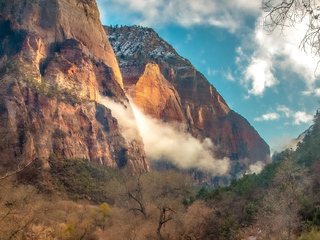
#> input picture src/1_inputs/image02.jpg, 320 x 240 px, found by its file name
$ jupyter execute --allow-errors TP1.ipynb
#> lines starting #> are read from the running program, lines starting #| are printed output that depends on the picture
[cell 1]
#############################################################
# Compress Algorithm:                                       #
#       Color Space Conversion                              #
#       Subsampling (Chrominance)                           #
#       Level Offset (Luminance)                            #
#       For each color layer:                               #
#           Pad layer to 8n * 8n                            #
#           8*8 Slicing                                     #
#           For each slicing:                               #
#               DCT                                         #
#               Quantization (Luminance and Chrominance)    #
#               Entropy Coder (Luminance and Chrominance)   #
#       Write Header                                        #
#############################################################

[cell 2]
import os
import cv2
import time
import math
import pickle
import itertools
import collections
import numpy as np
from bidict import bidict
from scipy.fftpack import dct, idct
from matplotlib import pyplot as plt
from bitarray import bitarray as _bitarray, bits2bytes

[cell 3]
class bitarray(_bitarray):
    def __hash__(self):
        return self.tobytes().__hash__()

[cell 4]
EOB = (0, 0)
ZRL = (15, 0)

AC, DC = 'AC', 'DC'
R, G, B = 'r', 'g', 'b'
Y, CB, CR = 'y', 'cb', 'cr'

LUMINANCE = frozenset({Y})
CHROMINANCE = frozenset({CB, CR})

## utils.py

[cell 5]
# [6 lines left out: function psnr, not called in this run]

[cell 6]
# [19 lines left out: function show_raw_images, not called in this run]

[cell 7]
def rgb2ycbcr(r, g, b):  # pylint: disable=invalid-name
    """Convert RGB to YCbCr.

    The range of R, G, B should be [0, 255]. The range of Y, Cb, Cr is [0, 255],
    [-128, 127], [-128, 127] respectively.

    Arguments:
        r {np.ndarray} -- Red Layer.
        g {np.ndarray} -- Green Layer.
        b {np.ndarray} -- Blue Layer.

    Returns:
        OrderDict -- An ordered dictionary containing Y, Cb, Cr layers.
    """

    return collections.OrderedDict((
        (Y, + 0.299 * r + 0.587 * g + 0.114 * b),
        (CB, - 0.168736 * r - 0.331264 * g + 0.5 * b),
        (CR, + 0.5 * r - 0.418688 * g - 0.081312 * b)
    ))

[cell 8]
# [20 lines left out: function ycbcr2rgb, not called in this run]

[cell 9]
def downsample(arr, mode):
    """Downsample an 2D array.

    Arguments:
        arr {2d numpy array} -- The target array.
        mode {1 or 2 or 4} -- Downsample ratio (4:mode).

    Returns:
        2d numpy array -- Downsampled array.
    """
    if mode not in [1, 2, 4]:
        raise ValueError(f'Mode ({mode}) must be 1, 2 or 4.')

    if mode == 4:
        return arr
    return arr[::3 - mode, ::2]

[cell 10]
# [16 lines left out: function upsample, not called in this run]

[cell 11]
def block_slice(arr, nrows, ncols):
    """
    Return an array of shape (n, nrows, ncols) where
    n * nrows * ncols = arr.size

    If arr is a 2D array, the returned array should look like n subblocks with
    each subblock preserving the "physical" layout of arr.

    `reshape` will raise a `ValueError` if `nrows` or `ncols` doesn't evenly
    divide the shape.
    """
    h, _ = arr.shape
    return (arr.reshape(h // nrows, nrows, -1, ncols).swapaxes(1, 2).reshape(-1, nrows, ncols))

[cell 12]
# [21 lines left out: function block_combine, not called in this run]

[cell 13]
def dct2d(arr):
    return dct(dct(arr, norm='ortho', axis=0), norm='ortho', axis=1)

[cell 14]
def idct2d(arr):
    return idct(idct(arr, norm='ortho', axis=0), norm='ortho', axis=1)

[cell 15]
LUMINANCE_QUANTIZATION_TABLE = np.array([
    [16, 11, 10, 16, 24, 40, 51, 61],
    [12, 12, 14, 19, 26, 58, 60, 55],
    [14, 13, 16, 24, 40, 57, 69, 56],
    [14, 17, 22, 29, 51, 87, 80, 62],
    [18, 22, 37, 56, 68, 109, 103, 77],
    [24, 36, 55, 64, 81, 104, 113, 92],
    [49, 64, 78, 87, 103, 121, 120, 101],
    [72, 92, 95, 98, 112, 100, 103, 99]
])

CHROMINANCE_QUANTIZATION_TABLE = np.array([
    [17, 18, 24, 47, 99, 99, 99, 99],
    [18, 21, 26, 66, 99, 99, 99, 99],
    [24, 26, 56, 99, 99, 99, 99, 99],
    [47, 66, 99, 99, 99, 99, 99, 99],
    [99, 99, 99, 99, 99, 99, 99, 99],
    [99, 99, 99, 99, 99, 99, 99, 99],
    [99, 99, 99, 99, 99, 99, 99, 99],
    [99, 99, 99, 99, 99, 99, 99, 99]
])

[cell 16]
def quantize(block, block_type, quality=50, inverse=False):
    if block_type == Y:
        quantization_table = LUMINANCE_QUANTIZATION_TABLE
    else:  # Cb or Cr (LUMINANCE)
        quantization_table = CHROMINANCE_QUANTIZATION_TABLE
    factor = 5000 / quality if quality < 50 else 200 - 2 * quality
    if inverse:
        return block * (quantization_table * factor / 100)
    else:
        return block / (quantization_table * factor / 100)

## codec.py

[cell 17]
class Encoder:
    def __init__(self, data, layer_type):
        """Create a encoder based on baseline JPEG Huffman table.

        Arguments:
            data {dict} -- The luminance and chrominance data in following
                format.
                {DC: '..010..', AC: '..010..', }
            layer_type {LUMINANCE or CHROMINANCE} -- Specify the layer type of
                data.
        """

        self.data = data
        self.layer_type = layer_type
        # List containing differential DCs for multiple blocks.
        self._diff_dc = None
        # List containing run-length-encoding AC pairs for multiple blocks.
        self._run_length_ac = None

    @property
    def diff_dc(self):
        if self._diff_dc is None:
            self._get_diff_dc()
        return self._diff_dc

    @diff_dc.setter
    def diff_dc(self, value):
        self._diff_dc = value

    # [5 lines left out: function run_length_ac, not called in this run]

    @run_length_ac.setter
    def run_length_ac(self, value):
        self._run_length_ac = value

    def encode(self):
        """Encode differential DC and run-length-encoded AC with baseline JPEG
        Huffman table based on `self.layer_type`.

        Returns:
            dict -- A dictionary containing encoded DC and AC. The format is:
                ```
                ret = {DC: '01...', AC: '01...'}
                ```
        """

        ret = {}
        ret[DC] = ''.join(encode_huffman(v, self.layer_type) for v in self.diff_dc)
        ret[AC] = ''.join(encode_huffman(v, self.layer_type) for v in self.run_length_ac)
        return ret

    def _get_diff_dc(self):
        """Calculate the differential DC of given data."""
        self._diff_dc = tuple(encode_differential(self.data[:, 0, 0]))

    # [5 lines left out: function _get_run_length_ac, not called in this run]

[cell 18]
class Decoder:
    # [43 lines left out: functions __init__, decode, dc, ac, not called in this run]

    def _get_dc(self):
        self._dc = tuple(decode_differential(decode_huffman(self.data[DC], DC, self.layer_type)))

    # [9 lines left out: function _get_ac, not called in this run]

[cell 19]
def encode_huffman(value, layer_type):
    """Encode the Huffman coding of value.

    Arguments:
        value {int or tuple} -- Differential DC (int) or run-length AC (tuple).
        layer_type {LUMINANCE or CHROMINANCE} -- Specify the layer type of
            value.

    Raises:
        ValueError -- When the value is out of the range.

    Returns:
        str -- Huffman encoded bit array.
    """

    # [6 lines left out: function index_2d, not called in this run]

    if not isinstance(value, collections.Iterable):  # DC
        if value <= -2048 or value >= 2048:
            raise ValueError(f'Differential DC {value} should be within [-2047, 2047].')
        size, fixed_code_idx = index_2d(HUFFMAN_CATEGORIES, value)
        if size == 0:
            return HUFFMAN_CATEGORY_CODEWORD[DC][layer_type][size]
        return (HUFFMAN_CATEGORY_CODEWORD[DC][layer_type][size] + '{:0{padding}b}'.format(fixed_code_idx, padding=size))
    # AC
    value = tuple(value)
    if value in (EOB, ZRL):
        return HUFFMAN_CATEGORY_CODEWORD[AC][layer_type][value]

    run, nonzero = value
    if nonzero == 0 or nonzero <= -1024 or nonzero >= 1024:
        raise ValueError(
            f'AC coefficient nonzero {value} should be within [-1023, 0) '
            'or (0, 1023].'
        )

    size, fixed_code_idx = index_2d(HUFFMAN_CATEGORIES, nonzero)
    return (HUFFMAN_CATEGORY_CODEWORD[AC][layer_type][(run, size)] + '{:0{padding}b}'.format(fixed_code_idx, padding=size))

[cell 20]
# [63 lines left out: function decode_huffman, not called in this run]

[cell 21]
def encode_differential(seq):
    return ((item - seq[idx - 1]) if idx else item for idx, item in enumerate(seq))

[cell 22]
def decode_differential(seq):
    return itertools.accumulate(seq)

[cell 23]
# [23 lines left out: function encode_run_length, not called in this run]

[cell 24]
def decode_run_length(seq):
    # Remove the last element as the last created by EOB would always be a `0`.
    return tuple(item for l, k in seq for item in [0] * l + [k])[:-1]

[cell 25]
# [10 lines left out: function iter_zig_zag, not called in this run]

[cell 26]
# [18 lines left out: function inverse_iter_zig_zag, not called in this run]

[cell 27]
# [4 lines left out: function move_zig_zag_idx, not called in this run]

Depois precisamos separar esta célula abaixo em um arquivo separado.

[cell 28]
HUFFMAN_CATEGORIES = (
    (0, ),
    (-1, 1),
    (-3, -2, 2, 3),
    (*range(-7, -4 + 1), *range(4, 7 + 1)),
    (*range(-15, -8 + 1), *range(8, 15 + 1)),
    (*range(-31, -16 + 1), *range(16, 31 + 1)),
    (*range(-63, -32 + 1), *range(32, 63 + 1)),
    (*range(-127, -64 + 1), *range(64, 127 + 1)),
    (*range(-255, -128 + 1), *range(128, 255 + 1)),
    (*range(-511, -256 + 1), *range(256, 511 + 1)),
    (*range(-1023, -512 + 1), *range(512, 1023 + 1)),
    (*range(-2047, -1024 + 1), *range(1024, 2047 + 1)),
    (*range(-4095, -2048 + 1), *range(2048, 4095 + 1)),
    (*range(-8191, -4096 + 1), *range(4096, 8191 + 1)),
    (*range(-16383, -8192 + 1), *range(8192, 16383 + 1)),
    (*range(-32767, -16384 + 1), *range(16384, 32767 + 1))
)

#> (a cell that did not finish here is left out)

## \_init\_.py

[cell 30]
def compress(file_path, quality=50, subsampling_mode=1):
#> called with file_path = 'image02.jpg', quality = 50, subsampling_mode = 1
    start_time = time.perf_counter()
    print('Original file size: ', os.path.getsize(file_path), ' Bytes')

    if quality <= 0 or quality > 95:
        raise ValueError('Quality should within (0, 95].')

    img_arr = cv2.imread(file_path)
#> img_arr is the input picture: shape (240, 320, 3); mean B, G, R 108.5, 117.2, 124.2
    size = img_arr.shape[:2]
#> size = (240, 320)
    grey_level = True if img_arr.shape[-1] == 1 else False
#> grey_level = False
    if grey_level:
        data = {Y: img_arr.astype(float)}

    else:  # RGB
        # Color Space Conversion (w/o Level Offset)
        data = rgb2ycbcr(*(img_arr[:, :, idx] for idx in range(3)))
#> data = 3 items

        # Subsampling
        data[CB] = downsample(data[CB], subsampling_mode)
#> in downsample, `return arr[::3 - mode, ::2]`:
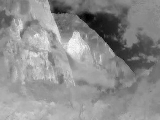
#> returned value: shape (120, 160) float64; min -64.56, max 60.47, mean 4.9; drawn with min black and max white
        data[CR] = downsample(data[CR], subsampling_mode)
#> call 2 of downsample, with mode = 1
#> in downsample (call 2), `return arr[::3 - mode, ::2]`:
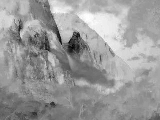
#> returned value: shape (120, 160) float64; min -51.62, max 25.36, mean -4.9; drawn with min black and max white

    # Level Offset
    data[Y] = data[Y] - 128

    for key, layer in data.items():
        nrows, ncols = layer.shape

        # Pad Layers to 8N * 8N
        data[key] = np.pad(
            layer,
            (
                (0, (nrows // 8 + 1) * 8 - nrows if nrows % 8 else 0),
                (0, (ncols // 8 + 1) * 8 - ncols if ncols % 8 else 0)
            ),
            mode='constant'
        )

        # Block Slicing
        data[key] = block_slice(data[key], 8, 8)

        for idx, block in enumerate(data[key]):
            # 2D DCT
            data[key][idx] = dct2d(block)

            # Quantization
            data[key][idx] = quantize(data[key][idx], key, quality=quality)

        # Rounding
        data[key] = np.rint(data[key]).astype(int)
#> this loop made 3 passes
#> key on passes 2 to 3: 'cb', 'cr'
#> (key, nrows, ncols, h in block_slice) on pass 1: ('y', 240, 320, 240)

    if grey_level:
        # Entropy Encoder
        encoded = Encoder(data[Y], LUMINANCE).encode()

        # Combine grey level data as binary in the order:
        #   DC, AC
        order = (encoded[DC], encoded[AC])

    else:  # RGB
        # Entropy Encoder
        encoded = {
            LUMINANCE: Encoder(data[Y], LUMINANCE).encode(),
            CHROMINANCE: Encoder(
                np.vstack((data[CB], data[CR])),
                CHROMINANCE
            ).encode()
        }

        # Combine RGB data as binary in the order:
        #   LUMINANCE.DC, LUMINANCE.AC, CHROMINANCE.DC, CHROMINANCE.AC
        order = (encoded[LUMINANCE][DC], encoded[LUMINANCE][AC],
                 encoded[CHROMINANCE][DC], encoded[CHROMINANCE][AC])

    bits = bitarray(''.join(order))

    print(
        'Time elapsed: ', (time.perf_counter() - start_time), 'seconds'
    )
    return {
        'data': bits,
        'header': {
            'size': size,
            'grey_level': grey_level,
            'quality': quality,
            'subsampling_mode': subsampling_mode,
            # Remaining bits length is the fake filled bits for 8 bits as a
            # byte.
            'remaining_bits_length': bits2bytes(len(bits)) * 8 - len(bits),
            'data_slice_lengths': tuple(len(d) for d in order)
        }
    }

$ run again, with src/1_inputs/image01.jpg copied over src/1_inputs/image02.jpg
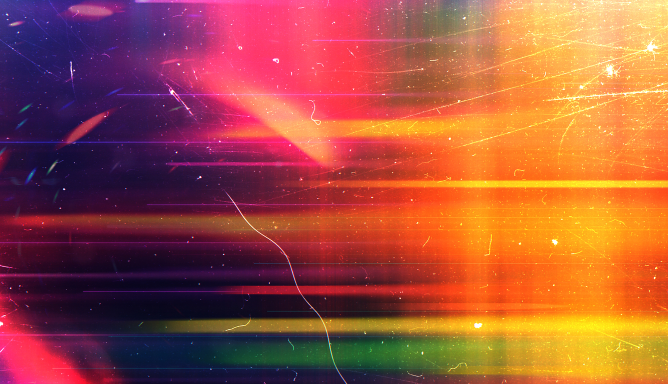
#> input picture src/1_inputs/image01.jpg, 1336 x 768 px, found by its file name (shown at 1/2 size)
#> in compress, img_arr is the input picture: shape (768, 1336, 3); mean B, G, R 63.7, 81.2, 162.7
#> data = 3 items
#> in downsample, `return arr[::3 - mode, ::2]`:
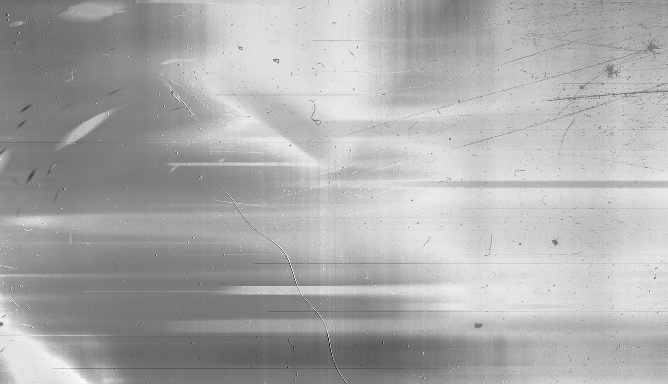
#> returned value: shape (384, 668) float64; min -110.2, max 117.6, mean 43.7; drawn with min black and max white
#> in downsample (call 2), `return arr[::3 - mode, ::2]`:
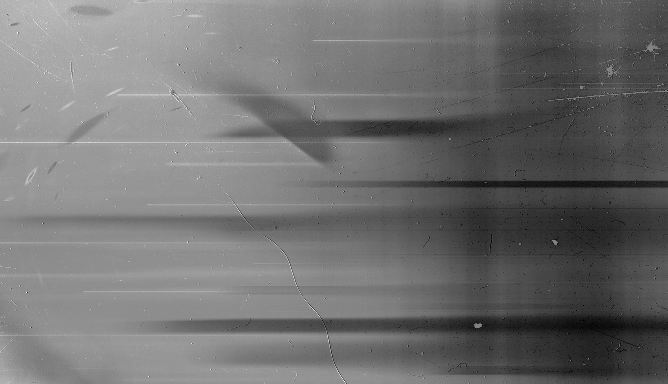
#> returned value: shape (384, 668) float64; min -118, max 113.1, mean -15.3; drawn with min black and max white
#> the loop in compress, `for key, layer in data.items():` made 3 passes
#> key on passes 2 to 3: 'cb', 'cr'

$ run again, with src/1_inputs/image04.jpg copied over src/1_inputs/image02.jpg
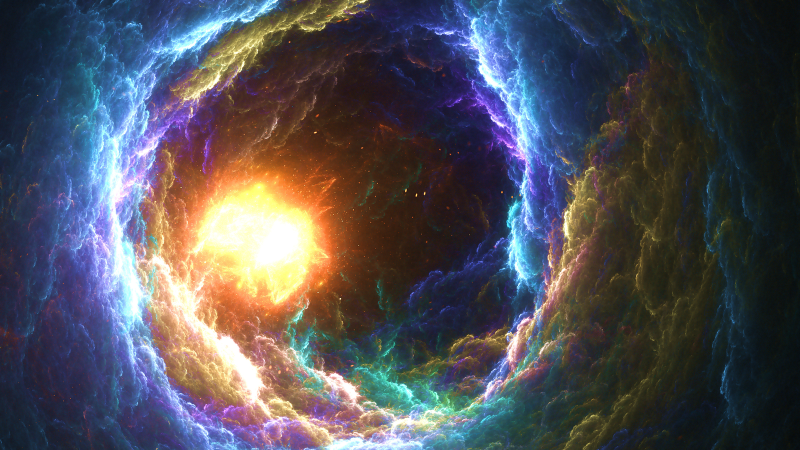
#> input picture src/1_inputs/image04.jpg, 1600 x 900 px, found by its file name (shown at 1/2 size)
#> in compress, img_arr is the input picture: shape (900, 1600, 3); mean B, G, R 87.9, 80.3, 81.5
#> data = 3 items
#> in downsample, `return arr[::3 - mode, ::2]`:
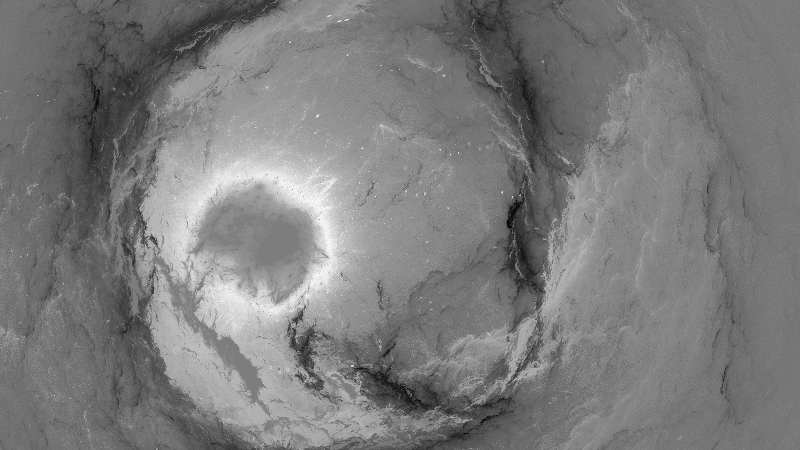
#> returned value: shape (450, 800) float64; min -80.05, max 82.99, mean -0.7; drawn with min black and max white
#> in downsample (call 2), `return arr[::3 - mode, ::2]`:
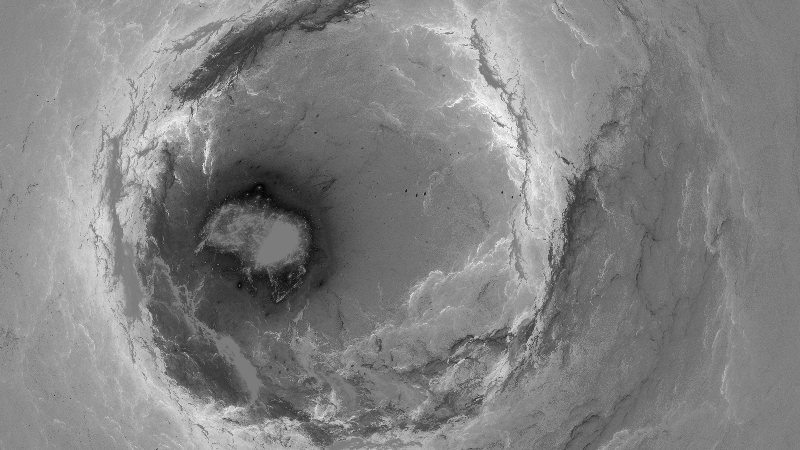
#> returned value: shape (450, 800) float64; min -76.5, max 80.5, mean 3.7; drawn with min black and max white
#> the loop in compress, `for key, layer in data.items():` made 3 passes
#> key on passes 2 to 3: 'cb', 'cr'
